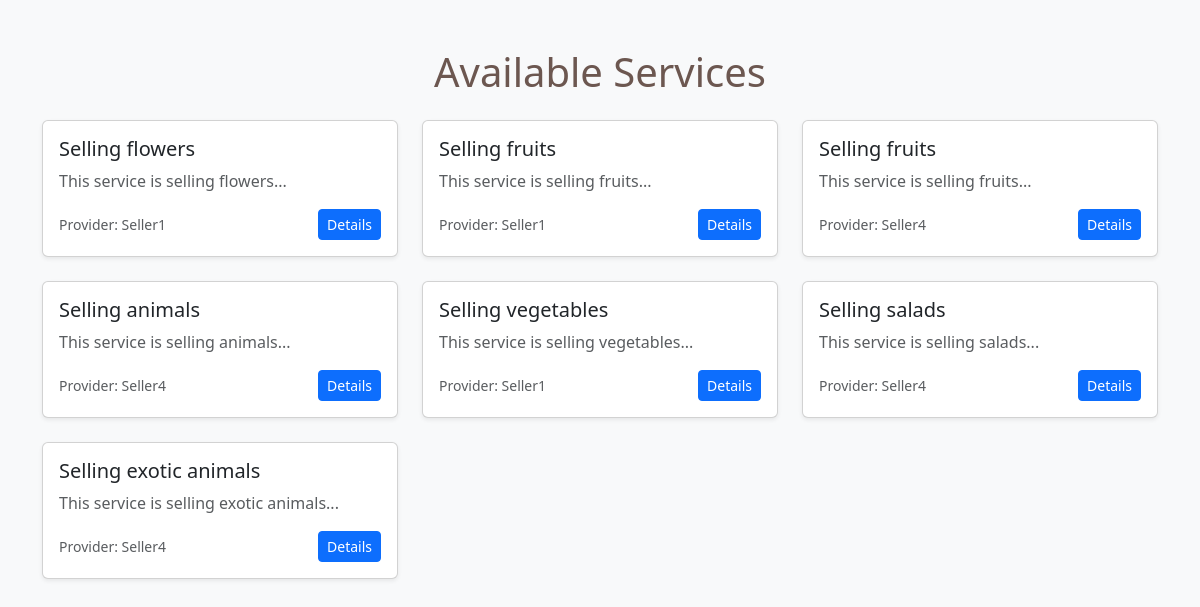
The page /pages/services/index.php on the database its author committed.
### tables this page shows
CREATE TABLE services(
        id INTEGER PRIMARY KEY,
        user_id INTEGER, theme_id INTEGER, title TEXT, description TEXT, latitude FLOAT, longitude FLOAT,
        FOREIGN KEY(user_id) REFERENCES users(id),
        FOREIGN KEY(theme_id) REFERENCES themes(id)
    );

### components/service.php (the view, shortened to what this page needs)
<?php
function insert_service($service): void
{
    ?>
    <div class="col-md-6 col-lg-4 page search-result">
        <div class="card shadow-sm h-100">
            <div class="card-body">
                <h5 class="card-title"><?= htmlspecialchars($service['title']) ?></h5>
                <p class="card-text text-muted"><?= htmlspecialchars(substr($service['description'], 0, 80)) ?>...</p>
                <div class="d-flex justify-content-between align-items-center">
                    <small class="text-muted">Provider: Seller<?= $service['user_id'] ?></small>
                    <a href="/pages/service_detail?id=<?= $service['id'] ?>" class="btn btn-sm btn-primary">Details</a>
                </div>
            </div>
        </div>
    </div>
    <?php
}
    ?>

### pages/services/index.php (shortened to what this page needs)
<?php
try {
    $database = getSecureDB();
    $prepared = $database->query("SELECT * FROM services");
    $services = $prepared->fetchAll(PDO::FETCH_ASSOC);
} catch (PDOException $error) {
    die("Error: " . $error->getMessage());
}
?>
<!DOCTYPE html>
<html lang="en">
<?php
insertHeader("Services");
?>
<body class="bg-light">
<div class="container py-5">
    <h1 class="mb-4 text-center">Available Services</h1>
    <div class="row g-4">
        <?php
        foreach ($services as $service) {
            insert_service($service);
        }
        ?>
    </div>
</div>
</body>
</html>

### components/header.php (shortened to what this page needs)
<?php function insertHeader($name, $css = array())
{ ?>
    <head>
        <link rel="stylesheet" href="/assets/css/main_style.css">
        <link href="https://cdn.jsdelivr.net/npm/bootstrap@5.3.3/dist/css/bootstrap.min.css" rel="stylesheet"
>
    </head>
<?php } ?>

### assets/css/main_style.css (style rules this page uses)
:root { --title-color: #9FBA72; --warning-color: #FFC87F; --text-color-main: #663F46; --text-color-main-light: #CFC9C9; --text-color-secondary: #6C5750; --back-color-base: #E8F7EE; --back-color-popup: #C1F5D6; --back-color-important: #E27BBC; --back-color-secondary: #A79CD6; --back-color-ternary: #DFDCDB; --accent-color-main: var(--back-color-secondary); --accent-color-secondary: var(--back-color-important); --place-color-main: #77005D; --place-color-secondary: #121212; --place-holder-gradient: repeating-linear-gradient(45deg, var(--place-color-main) 10%, var(--place-color-secondary), 10%); --image-on-back-base-gradient: linear-gradient(var(--back-color-important) 0%, transparent 100%); --medium-corner: 12px; --large-corner: 40px; --input-block-padding: 8px; --input-block-margin: 5px; --big-container-padding: 2%; --reading-margin: 7%; --spacing-minimum: 10px; --spacing-small: 21px; --spacing-medium: 42px; --spacing-large: 84px; }
html, body { background-color: var(--back-color-base) !important; font-family: Arial, Helvetica, sans-serif; }
div { background-color: transparent; }
h1 { color: var(--text-color-secondary) !important; text-align: center; }
p { color: var(--text-color-main); }
.page { max-height: 500px; visibility: visible; transition: max-height, padding, margin, visibility; transition-duration: 0.5s; transition-timing-function: ease; }

### rows shown on the page
services: title "Selling flowers", description "This service is selling flowers", user "1"
services: title "Selling fruits", description "This service is selling fruits", user "1"
services: title "Selling fruits", description "This service is selling fruits", user "4"
services: title "Selling animals", description "This service is selling animals", user "4"
services: title "Selling vegetables", description "This service is selling vegetables", user "1"
services: title "Selling salads", description "This service is selling salads", user "4"
services: title "Selling exotic animals", description "This service is selling exotic animals", user "4"
